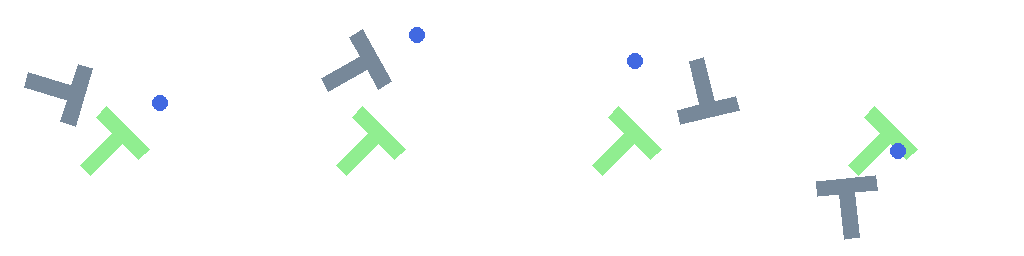
#> input picture docs/best_model.gif, 1024 x 256 px
$ python make_figures.py
#> lines starting #> are read from the running program, lines starting #| are printed output that depends on the picture
### pusht_rl/env.py
"""Push-T environment (state-based, no pygame).

Geometry, physics rates and the 95% coverage success test follow the
original Push-T task (Chi et al., Diffusion Policy; also gym-pusht).
Observation/action design and the reverse curriculum follow
Ma et al. 2026, "A Single Diffusion-Policy Controller for Multi-Task
Block Pushing" (arXiv:2607.10892):

* action  : velocity command of the pusher in the *goal* frame, a in [-1, 1]^2
* obs     : objective-centric, everything expressed in the *block* frame
* reward  : sparse (1 on success) or potential-shaped dense (see below)
* curriculum: block starts within 256 +- (30 + m/M * 100) px of the canvas
  centre at stage m; the stage advances after N successes.

The full simulator state used by the world model is

    s = [agent_x, agent_y, block_x, block_y, block_theta, block_vx, block_vy, block_omega]

in pixels / radians / px-per-second.
"""

from __future__ import annotations

import math
from dataclasses import dataclass, field

import numpy as np
import pymunk
from shapely.geometry import Point, Polygon
from shapely import affinity

STATE_DIM = 8
ACTION_DIM = 2

CANVAS = 512.0
GOAL_POSE = np.array([256.0, 256.0, math.pi / 4])  # x, y, theta (same as Push-T)

# T-block geometry (Push-T: scale=30, length=4), in the block's local frame.
_SCALE, _LEN = 30.0, 4.0
T_VERTS_BAR = [(-_LEN * _SCALE / 2, _SCALE), (_LEN * _SCALE / 2, _SCALE),
               (_LEN * _SCALE / 2, 0.0), (-_LEN * _SCALE / 2, 0.0)]
T_VERTS_STEM = [(-_SCALE / 2, _SCALE), (-_SCALE / 2, _LEN * _SCALE),
                (_SCALE / 2, _LEN * _SCALE), (_SCALE / 2, _SCALE)]
T_LOCAL = Polygon(T_VERTS_BAR).union(Polygon(T_VERTS_STEM))
AGENT_RADIUS = 15.0


def wrap_angle(x):
    return (x + np.pi) % (2 * np.pi) - np.pi


def rot(theta):
    c, s = math.cos(theta), math.sin(theta)
    return np.array([[c, -s], [s, c]])


def t_polygon(x, y, theta):
    """T-shape polygon at pose (x, y, theta) in world coordinates."""
    poly = affinity.rotate(T_LOCAL, theta, origin=(0, 0), use_radians=True)
    return affinity.translate(poly, x, y)


_GOAL_POLY = t_polygon(*GOAL_POSE)


def coverage(x, y, theta) -> float:
    """Fraction of the goal T covered by the block (Push-T success metric)."""
    return _GOAL_POLY.intersection(t_polygon(x, y, theta)).area / _GOAL_POLY.area


# [10 lines left out: function pose_potential, not called in this run]


@dataclass
class EnvConfig:
    reward: str = "sparse"          # "sparse" | "dense"
    success_threshold: float = 0.95  # coverage needed for success (Push-T: 0.95)
    max_steps: int = 300            # episode limit used in the ESM paper
    v_max: float = 200.0            # px/s for |a| = 1
    sim_hz: int = 100
    control_hz: int = 10
    damping: float = 0.99           # fraction of block velocity lost per second (0 = original Push-T, block keeps sliding)
    # reverse curriculum (ESM paper, App. B)
    curriculum: bool = True
    curriculum_stages: int = 10     # M
    curriculum_successes: int = 50  # N
    curriculum_base: float = 30.0
    curriculum_span: float = 100.0
    curriculum_angle: bool = False  # extra (not in paper): also widen the initial angle range


class PushTEnv:
    """Single Push-T environment with velocity actions in the goal frame."""

    # [83 lines left out: functions __init__, _build, get_state, set_state, sample_initial_state, reset, not called in this run]

    def _pose(self):
        b = self.block.position
        return b.x, b.y, self.block.angle

    # [25 lines left out: functions is_success, step, not called in this run]

    # --------------------------------------------------------------- rendering
    def render(self, size: int = 256):
        return render_state(self.get_state(), size)


# [16 lines left out: function render_state, not called in this run]


@dataclass
class Curriculum:
    cfg: EnvConfig
    stage: int = 0
    successes_in_stage: int = 0
    history: list = field(default_factory=list)

    def current(self):
        return self.stage if self.cfg.curriculum else None

    # [8 lines left out: function report_success, not called in this run]


class VecPushT:
    """A list of PushTEnv with auto-reset. Keeps per-env episode stats."""

    # [41 lines left out: functions __init__, step, not called in this run]

    def pop_finished(self):
        out, self.finished = self.finished, []
        return out

### report/make_figures.py
"""Make the report figures from the recorded evaluation results.

Run from the repository root:  python report/make_figures.py
Optional: if docs/best_model.gif exists, a strip of frames is also written.
"""

import os
import sys

import matplotlib

matplotlib.use("Agg")
import matplotlib.pyplot as plt
import numpy as np
from matplotlib.patches import Circle, Polygon

sys.path.insert(0, os.path.join(os.path.dirname(__file__), ".."))
from pusht_rl.env import AGENT_RADIUS, GOAL_POSE, t_polygon  # noqa: E402

OUT = os.path.join(os.path.dirname(__file__), "figures")
os.makedirs(OUT, exist_ok=True)

INK, MID, LIGHT, FAINT = "#183247", "#246A9B", "#9CADBD", "#E4ECF2"
TEAL, AMBER, PALE = "#187F83", "#B77A24", "#EDF4FA"
plt.rcParams.update({
    "font.family": "serif", "font.size": 9, "axes.edgecolor": LIGHT, "axes.labelcolor": INK,
    "xtick.color": "#647181", "ytick.color": "#647181", "axes.spines.top": False, "axes.spines.right": False,
    "axes.grid": True, "grid.color": FAINT, "grid.linewidth": 0.6, "legend.frameon": False,
})

# ---------------------------------------------------------------- recorded data (eval.csv files)
H16_2M = np.array([  # steps, stage, success, coverage, length
    [100096, 0, 0.00, 0.106, 300.0], [200192, 0, 0.00, 0.340, 300.0], [300032, 0, 0.01, 0.367, 297.3],
    [400128, 0, 0.09, 0.546, 288.0], [500224, 1, 0.15, 0.554, 274.6], [600064, 1, 0.15, 0.595, 267.2],
    [700160, 2, 0.00, 0.490, 300.0], [800000, 3, 0.14, 0.672, 271.9], [900096, 4, 0.23, 0.582, 270.3],
    [1000192, 5, 0.64, 0.813, 181.7], [1100032, 7, 0.10, 0.774, 279.9], [1200128, 9, 0.61, 0.825, 169.6],
    [1300224, 10, 0.51, 0.821, 194.7], [1400064, 10, 0.47, 0.844, 189.3], [1500160, 10, 0.85, 0.880, 104.8],
    [1600000, 10, 0.77, 0.877, 118.0], [1700096, 10, 0.87, 0.890, 99.8], [1800192, 10, 0.19, 0.503, 264.0],
    [1900032, 10, 0.43, 0.666, 214.4], [2000128, 10, 0.79, 0.934, 115.3]])
SEED1 = np.array([
    [100096, 0, 0.00, 0.133], [200192, 0, 0.00, 0.282], [300032, 0, 0.03, 0.364], [400128, 0, 0.03, 0.369],
    [500224, 1, 0.03, 0.425], [600064, 2, 0.06, 0.321], [700160, 3, 0.11, 0.608], [800000, 3, 0.02, 0.401],
    [900096, 4, 0.00, 0.257]])
NOCRITIC = np.array([[100096, 0, 0.0, 0.055], [200192, 0, 0.0, 0.229], [300032, 0, 0.02, 0.354],
                     [400128, 1, 0.11, 0.556], [500224, 1, 0.02, 0.362]])
SPARSE = np.array([[s * 100000, 0, 0.0, c] for s, c in zip(range(1, 11),
                   [0.062, 0.058, 0.050, 0.054, 0.054, 0.058, 0.054, 0.056, 0.061, 0.058])])


def save(fig, name):
#> called with name = 'success_ci.pdf'
    fig.savefig(os.path.join(OUT, name), bbox_inches="tight", dpi=300)
#> figure, not shown here; curve peaks at x = 1.7, y = 87
#> call 2 of save, with name = 'ci_500k.pdf'
#> in save (call 2), `fig.savefig(os.path.join(OUT, name), bbox_inches="tight", dpi=300)`:
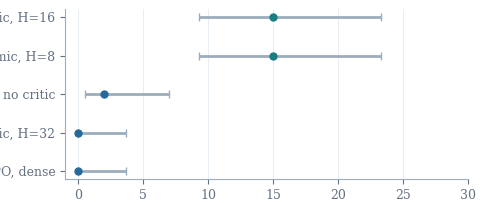
#> figure drawn by matplotlib, 1 panel
    plt.close(fig)
    print("wrote", name)


# ---------------------------------------------------------------- 1. the task
def fig_task():
    rng = np.random.default_rng(3)
    fig, axes = plt.subplots(1, 3, figsize=(7.0, 2.5))
    titles = ["Curriculum stage 0", "Curriculum stage 10", "Original Push-T reset"]
    halves = [30, 130, None]
    for ax, title, half in zip(axes, titles, halves):
        ax.set_xlim(0, 512); ax.set_ylim(512, 0); ax.set_aspect("equal"); ax.grid(False)
        ax.set_xticks([]); ax.set_yticks([])
        for sp in ax.spines.values():
            sp.set_visible(True); sp.set_color(LIGHT)
        if half is None:
            ax.add_patch(plt.Rectangle((100, 100), 300, 300, fill=False, ls=":", ec=MID, lw=0.8))
            pos = rng.uniform(100, 400, size=(3, 2))
        else:
            ax.add_patch(plt.Rectangle((256 - half, 256 - half), 2 * half, 2 * half, fill=False, ls=":", ec=MID, lw=0.8))
            pos = rng.uniform(256 - half, 256 + half, size=(3, 2))
        goal = t_polygon(*GOAL_POSE)
        ax.add_patch(Polygon(np.array(goal.exterior.coords), closed=True, fc="#DDEFE9", ec=TEAL, lw=1.2, ls="--"))
        for i, (x, y) in enumerate(pos):
            poly = t_polygon(x, y, rng.uniform(-np.pi, np.pi))
            ax.add_patch(Polygon(np.array(poly.exterior.coords), closed=True, fc=MID if i == 0 else LIGHT, ec="none", alpha=0.95 if i == 0 else 0.55))
        ax.add_patch(Circle((70, 440), AGENT_RADIUS, fc=AMBER))
        ax.set_title(title, fontsize=9, color=INK)
    axes[0].text(70, 485, "pusher", ha="center", fontsize=7, color=MID)
    save(fig, "task.pdf")
#> call 3 of save, with name = 'task.pdf'
#> in save (call 3), `fig.savefig(os.path.join(OUT, name), bbox_inches="tight", dpi=300)`:
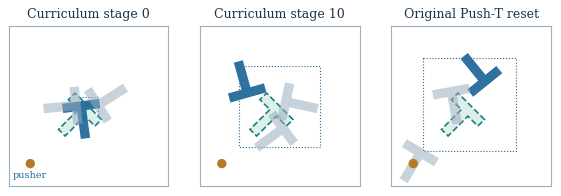
#> figure drawn by matplotlib, 3 panels


# ---------------------------------------------------------------- 2. comparison at 500k
def fig_compare():
    names = ["Do nothing", "PPO, sparse", "PPO, dense", "SuperMimic, sparse, H=16",
             "SuperMimic, H=32", "SuperMimic, H=16, no critic", "SuperMimic, H=8", "SuperMimic, H=16"]
    succ = [0, 0, 0, 0, 0, 2, 15, 15]
    cov = [0.043, 0.052, 0.064, 0.054, 0.121, 0.362, 0.507, 0.554]
    y = np.arange(len(names))
    fig, ax = plt.subplots(1, 2, figsize=(7.0, 2.7), sharey=True)
    shade = [LIGHT] * 4 + [MID] * 3 + [TEAL]
    ax[0].barh(y, succ, color=shade, height=0.6)
    ax[1].barh(y, cov, color=shade, height=0.6)
    ax[0].set_yticks(y); ax[0].set_yticklabels(names)
    ax[0].set_xlabel("Evaluation success (%)"); ax[1].set_xlabel("Final goal coverage")
    for a in ax:
        a.grid(axis="y", visible=False)
    for i, v in enumerate(succ):
        ax[0].text(v + 0.4, i, f"{v}%", va="center", fontsize=7, color=MID)
    for i, v in enumerate(cov):
        ax[1].text(v + 0.01, i, f"{v:.2f}", va="center", fontsize=7, color=MID)
    ax[0].set_xlim(0, 20); ax[1].set_xlim(0, 0.7)
    save(fig, "compare_500k.pdf")
#> call 4 of save, with name = 'compare_500k.pdf'
#> in save (call 4), `fig.savefig(os.path.join(OUT, name), bbox_inches="tight", dpi=300)`:
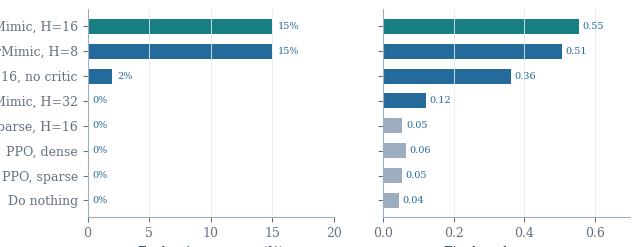
#> figure drawn by matplotlib, 2 panels


# ---------------------------------------------------------------- 3. long run
def fig_long():
    s = H16_2M[:, 0] / 1e6
    fig, ax = plt.subplots(1, 2, figsize=(7.0, 2.5))
    ax[0].plot(s, H16_2M[:, 2] * 100, "-o", color=MID, ms=3, lw=1.3, label="Seed 0, 2M steps")
    ax[0].plot(SEED1[:, 0] / 1e6, SEED1[:, 2] * 100, "-s", color=AMBER, ms=3, lw=1.2, label="Seed 1, shorter run")
    ax[0].set_ylabel("Evaluation success (%)"); ax[0].set_xlabel("Environment steps (millions)")
    ax[0].legend(fontsize=7, loc="upper left")
    ax[1].plot(s, H16_2M[:, 3], "-o", color=MID, ms=3, lw=1.3)
    ax[1].plot(SEED1[:, 0] / 1e6, SEED1[:, 3], "-s", color=AMBER, ms=3, lw=1.2)
    ax[1].set_ylabel("Final goal coverage"); ax[1].set_xlabel("Environment steps (millions)")
    tw = ax[1].twinx()
    tw.step(s, H16_2M[:, 1], where="post", color=TEAL, lw=1.0, ls=":")
    tw.set_ylabel("Curriculum stage (dotted)", color=TEAL); tw.set_ylim(0, 11); tw.grid(False)
    tw.spines["right"].set_visible(True); tw.spines["top"].set_visible(False)
    for a in ax:
        a.set_xlim(0, 2.05)
    save(fig, "long_run.pdf")
#> in save (call 5), `fig.savefig(os.path.join(OUT, name), bbox_inches="tight", dpi=300)`:
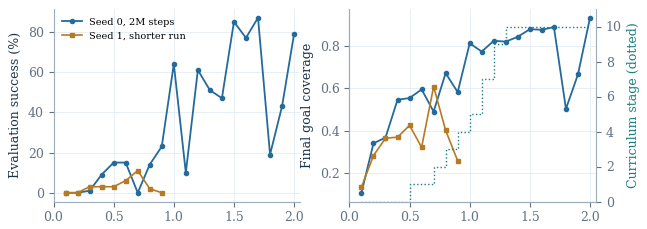
#> figure drawn by matplotlib, 3 panels; panel 1: curve peaks at x = 1.7, y = 87; panel 2: curve peaks at x = 2, y = 0.934; panel 3: curve peaks at x = 1.3, y = 10


# ---------------------------------------------------------------- 4. critic and sparse
def fig_ablate():
    fig, ax = plt.subplots(figsize=(4.2, 2.4))
    ax.plot(H16_2M[:5, 0] / 1e3, H16_2M[:5, 3], "-o", color=MID, ms=3, label="H=16 with critic")
    ax.plot(NOCRITIC[:, 0] / 1e3, NOCRITIC[:, 3], "-s", color=AMBER, ms=3, label="H=16 without critic")
    ax.plot(SPARSE[:5, 0] / 1e3, SPARSE[:5, 3], "-^", color=TEAL, ms=3, label="H=16 sparse reward")
    ax.axhline(0.043, color=LIGHT, lw=0.8, ls="--")
    ax.text(505, 0.055, "do nothing", fontsize=7, color=MID, ha="right")
    ax.set_xlabel("Environment steps (thousands)"); ax.set_ylabel("Final goal coverage")
    ax.legend(fontsize=7, loc="upper left")
    save(fig, "ablations.pdf")
#> in save (call 6), `fig.savefig(os.path.join(OUT, name), bbox_inches="tight", dpi=300)`:
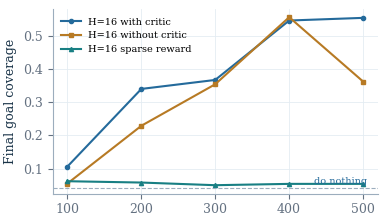
#> figure drawn by matplotlib, 1 panel


# ---------------------------------------------------------------- 5. frames of the best policy
def fig_frames():
    gif = os.path.join(os.path.dirname(__file__), "..", "docs", "best_model.gif")
    if not os.path.exists(gif):
        print("docs/best_model.gif not found, skipping rollout frames")
        return
    from PIL import Image
    im = Image.open(gif)
#> im is the input picture: PIL image 1024x256 P; mean R, G, B 248.3, 251.1, 249.6
    n = im.n_frames
#> n = 87
    picks = np.linspace(0, n - 1, 6).astype(int)
#> picks = [0, 17, 34, 51, 68, 86]
    frames = []
    for k in picks:
        im.seek(int(k))
        f = im.convert("RGB")
        w = f.size[0] // 4  # first of the four side-by-side episodes
        frames.append(f.crop((0, 0, w, f.size[1])))
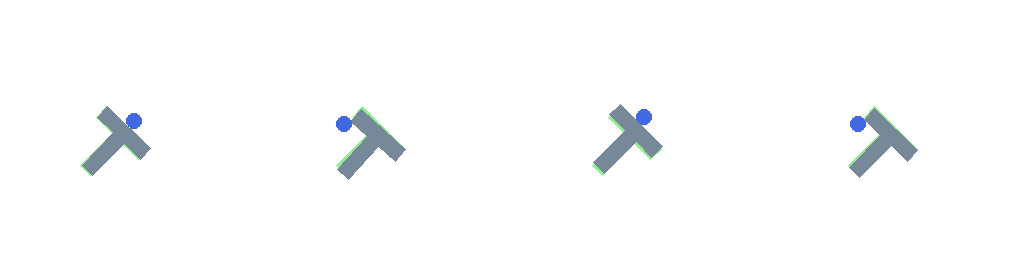
#> f: PIL image 1024x256 RGB; mean R, G, B 250.7, 251.5, 252
#> after the loop, frames = 6 items
    fig, ax = plt.subplots(1, 6, figsize=(7.0, 1.4))
    for a, f, k in zip(ax, frames, picks):
        a.imshow(f); a.set_xticks([]); a.set_yticks([]); a.grid(False)
        a.set_title(f"step {k}", fontsize=7, color=MID)
        for sp in a.spines.values():
            sp.set_visible(True); sp.set_color(LIGHT)
#> this loop made 6 passes
#> k on passes 1 to 6: 0, 17, 34, 51, 68, 86
    save(fig, "rollout_frames.png")
#> in save (call 7), `fig.savefig(os.path.join(OUT, name), bbox_inches="tight", dpi=300)`:
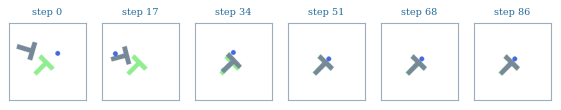
#> figure drawn by matplotlib, 6 panels


def wilson(k, n, z=1.959964):
    p = k / n
    d = 1 + z * z / n
    c = (p + z * z / (2 * n)) / d
    h = z * np.sqrt(p * (1 - p) / n + z * z / (4 * n * n)) / d
    return c - h, c + h


def fig_ci():
    fig, ax = plt.subplots(figsize=(7.0, 2.6))
    for data, col, lab, mk in [(H16_2M, MID, "Seed 0", "o"), (SEED1, AMBER, "Seed 1", "s")]:
        s = data[:, 0] / 1e6
        k = np.round(data[:, 2] * 100)
        lo, hi = wilson(k, 100)
        ax.fill_between(s, lo * 100, hi * 100, color=col, alpha=0.18, lw=0)
        ax.plot(s, k, "-" + mk, color=col, ms=3, lw=1.2, label=lab + " (95% Wilson interval shaded)")
    ax.set_xlabel("Environment steps (millions)"); ax.set_ylabel("Evaluation success (%)")
    ax.set_xlim(0, 2.05); ax.set_ylim(0, 100)
    ax.legend(fontsize=7, loc="upper left")
    save(fig, "success_ci.pdf")


def fig_ci_bars():
    rows = [("PPO, dense", 0), ("SuperMimic, H=32", 0), ("SuperMimic, H=16, no critic", 2),
            ("SuperMimic, H=8", 15), ("SuperMimic, H=16", 15)]
    fig, ax = plt.subplots(figsize=(5.2, 2.2))
    for i, (name, k) in enumerate(rows):
        lo, hi = wilson(k, 100)
        ax.errorbar(k, i, xerr=[[k - lo * 100], [hi * 100 - k]], fmt="o", color=TEAL if k >= 15 else MID,
                    ecolor=LIGHT, elinewidth=2, capsize=3, ms=5)
    ax.set_yticks(range(len(rows))); ax.set_yticklabels([r[0] for r in rows])
    ax.set_xlabel("Evaluation success at 500k steps (%), 95% Wilson interval"); ax.set_xlim(-1, 30)
    ax.grid(axis="y", visible=False)
    save(fig, "ci_500k.pdf")


if __name__ == "__main__":
    fig_ci(); fig_ci_bars()
    fig_task(); fig_compare(); fig_long(); fig_ablate(); fig_frames()
